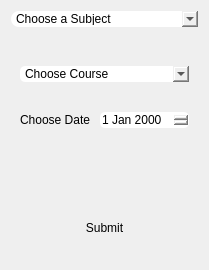
                   <widget class="QWidget" name="forExam">
                    <layout class="QVBoxLayout" name="verticalLayout_17">
                     <item>
                      <widget class="QComboBox" name="comboBox_2">
                       <property name="styleSheet">
                        <string notr="true">border-radius:8px;</string>
                       </property>
                       <item>
                        <property name="text">
                         <string>Choose a Subject</string>
                        </property>
                       </item>
                       <item>
                        <property name="text">
                         <string>Physics</string>
                        </property>
                       </item>
                       <item>
                        <property name="text">
                         <string>Chemistry</string>
                        </property>
                       </item>
                       <item>
                        <property name="text">
                         <string>Math</string>
                        </property>
                       </item>
                       <item>
                        <property name="text">
                         <string>Programming</string>
                        </property>
                       </item>
                       <item>
                        <property name="text">
                         <string>Engineering Drawing</string>
                        </property>
                       </item>
                       <item>
                        <property name="text">
                         <string>Environmental Engineering</string>
                        </property>
                       </item>
                      </widget>
                     </item>
                     <item>
                      <widget class="QWidget" name="widget_2" native="true">
                       <layout class="QVBoxLayout" name="verticalLayout_36" stretch="1,3,1,1,3,3">
                        <item>
                         <spacer name="verticalSpacer_5">
                          <property name="orientation">
                           <enum>Qt::Vertical</enum>
                          </property>
                          <property name="sizeHint" stdset="0">
                           <size>
                            <width>20</width>
                            <height>40</height>
                           </size>
                          </property>
                         </spacer>
                        </item>
                        <item>
                         <widget class="QComboBox" name="comboBox_3">
                          <property name="styleSheet">
                           <string notr="true">border-radius:5px;</string>
                          </property>
                          <item>
                           <property name="text">
                            <string>Choose Course</string>
                           </property>
                          </item>
                         </widget>
                        </item>
                        <item>
                         <spacer name="verticalSpacer_4">
                          <property name="orientation">
                           <enum>Qt::Vertical</enum>
                          </property>
                          <property name="sizeHint" stdset="0">
                           <size>
                            <width>20</width>
                            <height>40</height>
                           </size>
                          </property>
                         </spacer>
                        </item>
                        <item>
                         <layout class="QHBoxLayout" name="horizontalLayout_19">
                          <item>
                           <widget class="QLabel" name="label_26">
                            <property name="text">
                             <string>Choose Date </string>
                            </property>
                           </widget>
                          </item>
                          <item>
                           <widget class="QDateEdit" name="dateEdit_2">
                            <property name="styleSheet">
                             <string notr="true">border-radius:5px;</string>
                            </property>
                           </widget>
                          </item>
                         </layout>
                        </item>
                        <item>
                         <spacer name="verticalSpacer_6">
                          <property name="orientation">
                           <enum>Qt::Vertical</enum>
                          </property>
                          <property name="sizeHint" stdset="0">
                           <size>
                            <width>20</width>
                            <height>40</height>
                           </size>
                          </property>
                         </spacer>
                        </item>
                        <item>
                         <layout class="QHBoxLayout" name="horizontalLayout_21" stretch="1,1,1">
                          <item>
                           <spacer name="horizontalSpacer_7">
                            <property name="orientation">
                             <enum>Qt::Horizontal</enum>
                            </property>
                            <property name="sizeHint" stdset="0">
                             <size>
                              <width>40</width>
                              <height>20</height>
                             </size>
                            </property>
                           </spacer>
                          </item>
                          <item>
                           <widget class="QPushButton" name="submitExam">
                            <property name="styleSheet">
                             <string notr="true">padding:15px 5px;
border-radius:10px;
font: 700 10pt &quot;Calibri&quot;;</string>
                            </property>
                            <property name="text">
                             <string>Submit</string>
                            </property>
                           </widget>
                          </item>
                          <item>
                           <spacer name="horizontalSpacer_8">
                            <property name="orientation">
                             <enum>Qt::Horizontal</enum>
                            </property>
                            <property name="sizeHint" stdset="0">
                             <size>
                              <width>40</width>
                              <height>20</height>
                             </size>
                            </property>
                           </spacer>
                          </item>
                         </layout>
                        </item>
                       </layout>
                      </widget>
                     </item>
                    </layout>
                   </widget>
